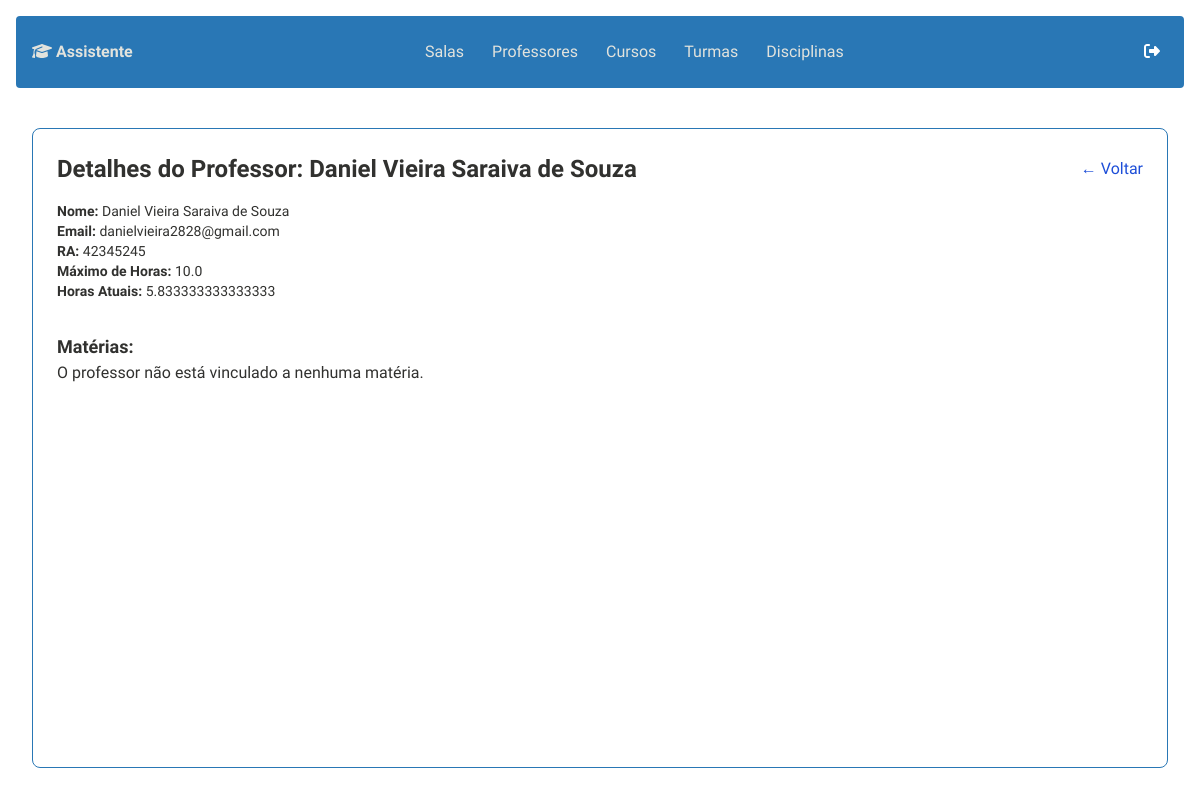
Page /professors/detalhes/1 on the earlier database version.
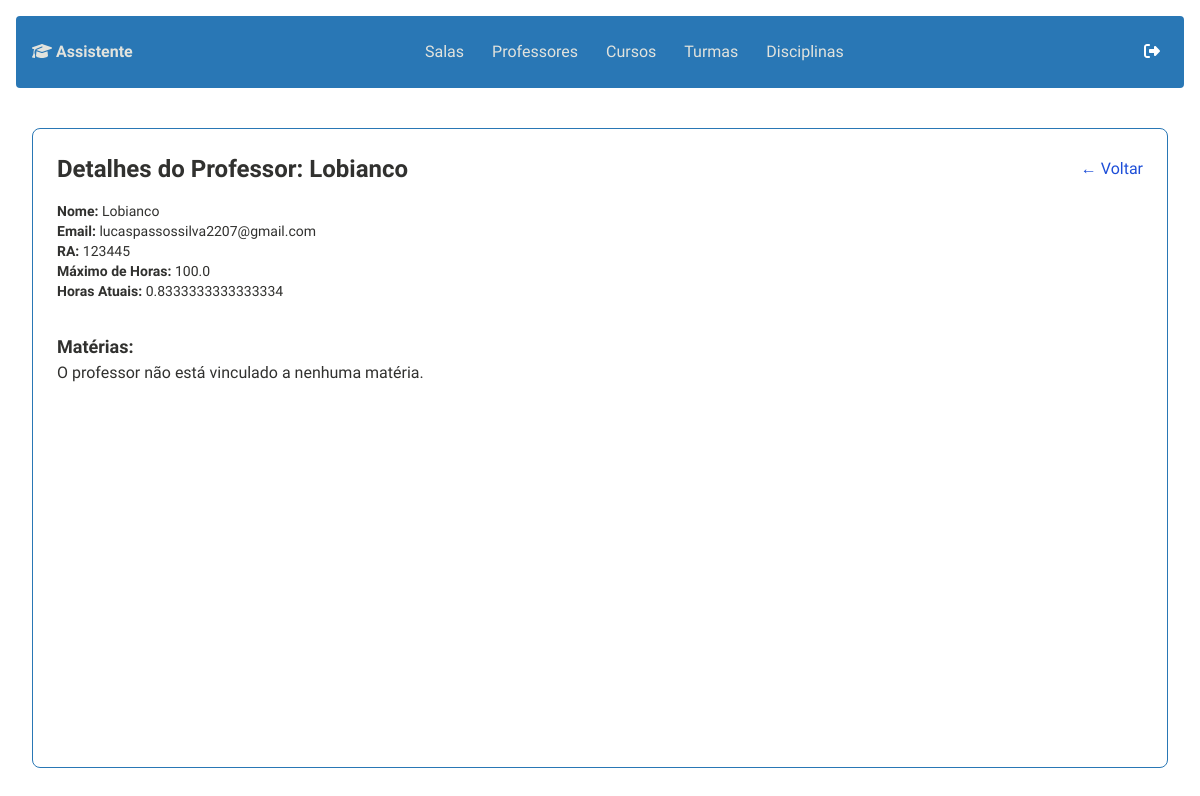
Same page on the later database version.
### professors/models.py (models this page shows, shortened)
class Professor(models.Model):
    nome = models.CharField(max_length=100)
    email = models.EmailField(default="")
    ra = models.CharField(max_length=20, unique=True, default="")
    max_horas = models.FloatField()
    horas_atuais = models.FloatField(default=0.0)

### professors/views.py (the view)
# urls.py: path('detalhes/<int:id>', views.detalhes_professor, name='detalhes_professor'),
def detalhes_professor(request, id):
    professor = get_object_or_404(Professor, id=id)
    return render(request, 'professors/detalhes_professor.html', {'professor': professor})

### professors/templates/professors/detalhes_professor.html (shortened to what this page needs)
<!DOCTYPE html>
<html lang="pt-BR">
<head>
    {% include "app/custom/imports.html" %}
</head>
<body class="font-montserrat bg-backgroun text-custom1 min-h-screen">
    <section class="min-h-screen flex flex-col p-4">
        {% include "app/widgets/navbar.html" %}
        <div class="flex-grow flex flex-col p-4">
            <div class="bg-transparent border border-custom6 rounded-lg p-6 flex-grow flex flex-col">
                <div class="flex justify-between items-center mb-4">
                    <h1 class="text-2xl font-bold text-custom1">
                        Detalhes do Professor: {{ professor.nome }}
                    </h1>
                    <a
                        href="{% url 'listar_professores' %}"
                        class="text-blue-700 hover:underline"
                    >
                        &#8592; Voltar
                    </a>
                </div>
                <p class="text-sm text-custom1 mb-4">
                    <strong>Nome:</strong> {{ professor.nome }}<br>
                    <strong>Email:</strong> {{ professor.email }}<br>
                    <strong>RA:</strong> {{ professor.ra }}<br>
                    <strong>Máximo de Horas:</strong> {{ professor.max_horas }}<br>
                    <strong>Horas Atuais:</strong> {{ professor.horas_atuais }}
                </p>
                <h3 class="text-lg font-semibold text-custom1 mt-4">Matérias:</h3>
                {% if professor.materias.exists %}
                    <ul class="list-disc list-inside">
                        {% for materia in professor.materias.all %}
                            <li>{{ materia.nome }}</li>
                        {% endfor %}
                    </ul>
                {% else %}
                    <p>O professor não está vinculado a nenhuma matéria.</p>
                {% endif %}
            </div>
        </div>
    </section>
</body>
</html>

Differences in the rows shown:
changed Professor: nome "Daniel Vieira Saraiva de Souza" → "Lobianco"; email "danielvieira2828@gmail.com" → "lucaspassossilva2207@gmail.com"; ra "42345245" → "123445"; max_horas "10.0" → "100.0"; horas_atuais "5.833333333333333" → "0.8333333333333334"
